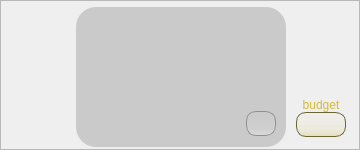
               <widget class="QFrame" name="frame_seat2">
                <property name="minimumSize">
                 <size>
                  <width>360</width>
                  <height>150</height>
                 </size>
                </property>
                <property name="maximumSize">
                 <size>
                  <width>360</width>
                  <height>150</height>
                 </size>
                </property>
                <property name="styleSheet">
                 <string notr="true">#frame_seat2_gainloss, #frame_seat2_budget{
border:none;
}

#frame_seat2_cards {
background-color: rgba(0,0,0,40);
border-radius: 20;
}

#frame_seat2_cards * {
background-color: transparent;
}

#label_seat2_total {
font: 16pt &quot;Forte&quot;;
color: white;
}

#frame_seat2_budget * {
font: 16pt &quot;Forte&quot;;
color: rgba(212,185,58,255);
}

#frame_seat2_budget_amount {
border-radius: 10px;
background-color: qlineargradient(spread:pad, x1:0.5, y1:0, x2:0.5, y2:1, stop:0 rgba(0, 0, 0, 0), stop: 0.7 rgba(212,185,58,25), stop:0.85 rgba(212,185,58,50), stop:1 rgba(212,185,58,75));
border: 1 solid rgb(104,102,50);
}

#label_seat2_budget_text {
font: 10pt &quot;Forte&quot;;
}

#label_seat2_total {
border-radius: 10px;
background-color: qlineargradient(spread:pad, x1:0.5, y1:0, x2:0.5, y2:1, stop:0 rgba(0, 0, 0, 0), stop: 0.7 rgba(255,255,255,25), stop:0.85 rgba(255,255,255,50), stop:1 rgba(255,255,255,75));
border:1 solid rgb(144,144,144)
}

#label_seat2_total_text {
font: 10pt &quot;Forte&quot;;
color: rgba(255,255,255,150)
}


</string>
                </property>
                <property name="frameShape">
                 <enum>QFrame::Shape::StyledPanel</enum>
                </property>
                <property name="frameShadow">
                 <enum>QFrame::Shadow::Raised</enum>
                </property>
                <layout class="QHBoxLayout" name="horizontalLayout_6">
                 <property name="spacing">
                  <number>5</number>
                 </property>
                 <property name="leftMargin">
                  <number>10</number>
                 </property>
                 <property name="topMargin">
                  <number>5</number>
                 </property>
                 <property name="rightMargin">
                  <number>0</number>
                 </property>
                 <property name="bottomMargin">
                  <number>0</number>
                 </property>
                 <item>
                  <widget class="QFrame" name="frame_seat2_gainloss">
                   <property name="minimumSize">
                    <size>
                     <width>60</width>
                     <height>140</height>
                    </size>
                   </property>
                   <property name="maximumSize">
                    <size>
                     <width>60</width>
                     <height>140</height>
                    </size>
                   </property>
                   <property name="frameShape">
                    <enum>QFrame::Shape::StyledPanel</enum>
                   </property>
                   <property name="frameShadow">
                    <enum>QFrame::Shadow::Raised</enum>
                   </property>
                   <layout class="QVBoxLayout" name="verticalLayout_13">
                    <property name="spacing">
                     <number>5</number>
                    </property>
                    <property name="leftMargin">
                     <number>0</number>
                    </property>
                    <property name="topMargin">
                     <number>20</number>
                    </property>
                    <property name="rightMargin">
                     <number>0</number>
                    </property>
                    <property name="bottomMargin">
                     <number>5</number>
                    </property>
                    <item alignment="Qt::AlignmentFlag::AlignHCenter">
                     <widget class="QLabel" name="label_seat2_budget_chips">
                      <property name="minimumSize">
                       <size>
                        <width>50</width>
                        <height>50</height>
                       </size>
                      </property>
                      <property name="maximumSize">
                       <size>
                        <width>50</width>
                        <height>50</height>
                       </size>
                      </property>
                      <property name="styleSheet">
                       <string notr="true"/>
                      </property>
                      <property name="lineWidth">
                       <number>1</number>
                      </property>
                      <property name="text">
                       <string/>
                      </property>
                      <property name="scaledContents">
                       <bool>true</bool>
                      </property>
                      <property name="margin">
                       <number>0</number>
                      </property>
                     </widget>
                    </item>
                    <item>
                     <spacer name="verticalSpacer_17">
                      <property name="orientation">
                       <enum>Qt::Orientation::Vertical</enum>
                      </property>
                      <property name="sizeHint" stdset="0">
                       <size>
                        <width>20</width>
                        <height>40</height>
                       </size>
                      </property>
                     </spacer>
                    </item>
                    <item alignment="Qt::AlignmentFlag::AlignHCenter">
                     <widget class="QLabel" name="label_seat2_martini">
                      <property name="minimumSize">
                       <size>
                        <width>50</width>
                        <height>50</height>
                       </size>
                      </property>
                      <property name="maximumSize">
                       <size>
                        <width>50</width>
                        <height>50</height>
                       </size>
                      </property>
                      <property name="text">
                       <string/>
                      </property>
                      <property name="scaledContents">
                       <bool>true</bool>
                      </property>
                     </widget>
                    </item>
                   </layout>
                  </widget>
                 </item>
                 <item>
                  <widget class="QFrame" name="frame_seat2_cards">
                   <property name="minimumSize">
                    <size>
                     <width>210</width>
                     <height>140</height>
                    </size>
                   </property>
                   <property name="maximumSize">
                    <size>
                     <width>210</width>
                     <height>140</height>
                    </size>
                   </property>
                   <property name="frameShape">
                    <enum>QFrame::Shape::StyledPanel</enum>
                   </property>
                   <property name="frameShadow">
                    <enum>QFrame::Shadow::Raised</enum>
                   </property>
                   <widget class="QLabel" name="label_seat2_card9">
                    <property name="geometry">
                     <rect>
                      <x>135</x>
                      <y>25</y>
                      <width>48</width>
                      <height>58</height>
                     </rect>
                    </property>
                    <property name="text">
                     <string/>
                    </property>
                    <property name="pixmap">
                     <pixmap>:/cards/resources/king.png</pixmap>
                    </property>
                    <property name="scaledContents">
                     <bool>true</bool>
                    </property>
                   </widget>
                   <widget class="QLabel" name="label_seat2_card6">
                    <property name="geometry">
                     <rect>
                      <x>90</x>
                      <y>40</y>
                      <width>48</width>
                      <height>58</height>
                     </rect>
                    </property>
                    <property name="text">
                     <string/>
                    </property>
                    <property name="pixmap">
                     <pixmap>:/cards/resources/king.png</pixmap>
                    </property>
                    <property name="scaledContents">
                     <bool>true</bool>
                    </property>
                   </widget>
                   <widget class="QLabel" name="label_seat2_card10">
                    <property name="geometry">
                     <rect>
                      <x>150</x>
                      <y>20</y>
                      <width>48</width>
                      <height>58</height>
                     </rect>
                    </property>
                    <property name="text">
                     <string/>
                    </property>
                    <property name="pixmap">
                     <pixmap>:/cards/resources/king.png</pixmap>
                    </property>
                    <property name="scaledContents">
                     <bool>true</bool>
                    </property>
                   </widget>
                   <widget class="QLabel" name="label_seat2_card3">
                    <property name="geometry">
                     <rect>
                      <x>45</x>
                      <y>55</y>
                      <width>48</width>
                      <height>58</height>
                     </rect>
                    </property>
                    <property name="text">
                     <string/>
                    </property>
                    <property name="pixmap">
                     <pixmap>:/cards/resources/king.png</pixmap>
                    </property>
                    <property name="scaledContents">
                     <bool>true</bool>
                    </property>
                   </widget>
                   <widget class="QLabel" name="label_seat2_card1">
                    <property name="geometry">
                     <rect>
                      <x>15</x>
                      <y>65</y>
                      <width>48</width>
                      <height>58</height>
                     </rect>
                    </property>
                    <property name="text">
                     <string/>
                    </property>
                    <property name="pixmap">
                     <pixmap>:/cards/resources/10.png</pixmap>
                    </property>
                    <property name="scaledContents">
                     <bool>true</bool>
                    </property>
                   </widget>
                   <widget class="QLabel" name="label_seat2_card5">
                    <property name="geometry">
                     <rect>
                      <x>75</x>
                      <y>45</y>
                      <width>48</width>
                      <height>58</height>
                     </rect>
                    </property>
                    <property name="text">
                     <string/>
                    </property>
                    <property name="pixmap">
                     <pixmap>:/cards/resources/king.png</pixmap>
                    </property>
                    <property name="scaledContents">
                     <bool>true</bool>
                    </property>
                   </widget>
                   <widget class="QLabel" name="label_seat2_card2">
                    <property name="geometry">
                     <rect>
                      <x>30</x>
                      <y>60</y>
                      <width>48</width>
                      <height>58</height>
                     </rect>
                    </property>
                    <property name="text">
                     <string/>
                    </property>
                    <property name="pixmap">
                     <pixmap>:/cards/resources/8.png</pixmap>
                    </property>
                    <property name="scaledContents">
                     <bool>true</bool>
                    </property>
                   </widget>
                   <widget class="QLabel" name="label_seat2_card4">
                    <property name="geometry">
                     <rect>
                      <x>60</x>
                      <y>50</y>
                      <width>48</width>
                      <height>58</height>
                     </rect>
                    </property>
                    <property name="text">
                     <string/>
                    </property>
                    <property name="pixmap">
                     <pixmap>:/cards/resources/king.png</pixmap>
                    </property>
                    <property name="scaledContents">
                     <bool>true</bool>
                    </property>
                   </widget>
                   <widget class="QLabel" name="label_seat2_card8">
                    <property name="geometry">
                     <rect>
                      <x>120</x>
                      <y>30</y>
                      <width>48</width>
                      <height>58</height>
                     </rect>
                    </property>
                    <property name="text">
                     <string/>
                    </property>
                    <property name="pixmap">
                     <pixmap>:/cards/resources/king.png</pixmap>
                    </property>
                    <property name="scaledContents">
                     <bool>true</bool>
                    </property>
                   </widget>
                   <widget class="QLabel" name="label_seat2_card7">
                    <property name="geometry">
                     <rect>
                      <x>105</x>
                      <y>35</y>
                      <width>48</width>
                      <height>58</height>
                     </rect>
                    </property>
                    <property name="text">
                     <string/>
                    </property>
                    <property name="pixmap">
                     <pixmap>:/cards/resources/king.png</pixmap>
                    </property>
                    <property name="scaledContents">
                     <bool>true</bool>
                    </property>
                   </widget>
                   <widget class="QFrame" name="frame_seat2_total">
                    <property name="geometry">
                     <rect>
                      <x>160</x>
                      <y>80</y>
                      <width>50</width>
                      <height>50</height>
                     </rect>
                    </property>
                    <property name="minimumSize">
                     <size>
                      <width>50</width>
                      <height>50</height>
                     </size>
                    </property>
                    <property name="maximumSize">
                     <size>
                      <width>50</width>
                      <height>50</height>
                     </size>
                    </property>
                    <property name="styleSheet">
                     <string notr="true"/>
                    </property>
                    <property name="frameShape">
                     <enum>QFrame::Shape::StyledPanel</enum>
                    </property>
                    <property name="frameShadow">
                     <enum>QFrame::Shadow::Raised</enum>
                    </property>
                    <layout class="QVBoxLayout" name="verticalLayout_10">
                     <property name="spacing">
                      <number>0</number>
                     </property>
                     <property name="leftMargin">
                      <number>0</number>
                     </property>
                     <property name="topMargin">
                      <number>5</number>
                     </property>
                     <property name="rightMargin">
                      <number>0</number>
                     </property>
                     <property name="bottomMargin">
                      <number>0</number>
                     </property>
                     <item>
                      <spacer name="verticalSpacer">
                       <property name="orientation">
                        <enum>Qt::Orientation::Vertical</enum>
                       </property>
                       <property name="sizeHint" stdset="0">
                        <size>
                         <width>20</width>
                         <height>40</height>
                        </size>
                       </property>
                      </spacer>
                     </item>
                     <item alignment="Qt::AlignmentFlag::AlignHCenter">
                      <widget class="QLabel" name="label_seat2_total">
                       <property name="minimumSize">
                        <size>
                         <width>30</width>
                         <height>25</height>
                        </size>
                       </property>
                       <property name="maximumSize">
                        <size>
                         <width>30</width>
                         <height>25</height>
                        </size>
                       </property>
                       <property name="styleSheet">
                        <string notr="true"/>
                       </property>
                       <property name="text">
                        <string/>
                       </property>
                       <property name="scaledContents">
                        <bool>true</bool>
                       </property>
                       <property name="alignment">
                        <set>Qt::AlignmentFlag::AlignCenter</set>
                       </property>
                      </widget>
                     </item>
                    </layout>
                   </widget>
                   <widget class="QLabel" name="label_seat2_agent_name">
                    <property name="geometry">
                     <rect>
                      <x>10</x>
                      <y>0</y>
                      <width>191</width>
                      <height>41</height>
                     </rect>
                    </property>
                    <property name="styleSheet">
                     <string notr="true">color: rgba(53,63,46,255);
font: 10pt &quot;Forte&quot;;</string>
                    </property>
                    <property name="text">
                     <string>&lt;html&gt;&lt;head/&gt;&lt;body&gt;&lt;p&gt;&lt;br/&gt;&lt;/p&gt;&lt;/body&gt;&lt;/html&gt;</string>
                    </property>
                    <property name="alignment">
                     <set>Qt::AlignmentFlag::AlignHCenter|Qt::AlignmentFlag::AlignTop</set>
                    </property>
                    <property name="wordWrap">
                     <bool>true</bool>
                    </property>
                   </widget>
                   <zorder>label_seat2_card1</zorder>
                   <zorder>label_seat2_card2</zorder>
                   <zorder>label_seat2_card3</zorder>
                   <zorder>label_seat2_card4</zorder>
                   <zorder>label_seat2_card5</zorder>
                   <zorder>label_seat2_card6</zorder>
                   <zorder>label_seat2_card7</zorder>
                   <zorder>label_seat2_card8</zorder>
                   <zorder>label_seat2_card9</zorder>
                   <zorder>label_seat2_card10</zorder>
                   <zorder>frame_seat2_total</zorder>
                   <zorder>label_seat2_agent_name</zorder>
                  </widget>
                 </item>
                 <item>
                  <widget class="QFrame" name="frame_seat2_budget">
                   <property name="minimumSize">
                    <size>
                     <width>60</width>
                     <height>140</height>
                    </size>
                   </property>
                   <property name="maximumSize">
                    <size>
                     <width>60</width>
                     <height>140</height>
                    </size>
                   </property>
                   <property name="styleSheet">
                    <string notr="true"/>
                   </property>
                   <property name="frameShape">
                    <enum>QFrame::Shape::StyledPanel</enum>
                   </property>
                   <property name="frameShadow">
                    <enum>QFrame::Shadow::Raised</enum>
                   </property>
                   <layout class="QVBoxLayout" name="verticalLayout_9">
                    <property name="spacing">
                     <number>0</number>
                    </property>
                    <property name="leftMargin">
                     <number>0</number>
                    </property>
                    <property name="topMargin">
                     <number>20</number>
                    </property>
                    <property name="rightMargin">
                     <number>0</number>
                    </property>
                    <property name="bottomMargin">
                     <number>10</number>
                    </property>
                    <item alignment="Qt::AlignmentFlag::AlignHCenter">
                     <widget class="QLabel" name="label_seat2_status">
                      <property name="minimumSize">
                       <size>
                        <width>50</width>
                        <height>50</height>
                       </size>
                      </property>
                      <property name="maximumSize">
                       <size>
                        <width>44</width>
                        <height>50</height>
                       </size>
                      </property>
                      <property name="text">
                       <string/>
                      </property>
                      <property name="scaledContents">
                       <bool>true</bool>
                      </property>
                     </widget>
                    </item>
                    <item>
                     <spacer name="verticalSpacer_5">
                      <property name="orientation">
                       <enum>Qt::Orientation::Vertical</enum>
                      </property>
                      <property name="sizeHint" stdset="0">
                       <size>
                        <width>20</width>
                        <height>40</height>
                       </size>
                      </property>
                     </spacer>
                    </item>
                    <item alignment="Qt::AlignmentFlag::AlignHCenter">
                     <widget class="QLabel" name="label_seat2_budget_text">
                      <property name="styleSheet">
                       <string notr="true"/>
                      </property>
                      <property name="text">
                       <string>budget</string>
                      </property>
                      <property name="alignment">
                       <set>Qt::AlignmentFlag::AlignCenter</set>
                      </property>
                     </widget>
                    </item>
                    <item alignment="Qt::AlignmentFlag::AlignHCenter">
                     <widget class="QFrame" name="frame_seat2_budget_amount">
                      <property name="minimumSize">
                       <size>
                        <width>50</width>
                        <height>25</height>
                       </size>
                      </property>
                      <property name="maximumSize">
                       <size>
                        <width>50</width>
                        <height>25</height>
                       </size>
                      </property>
                      <property name="frameShape">
                       <enum>QFrame::Shape::StyledPanel</enum>
                      </property>
                      <property name="frameShadow">
                       <enum>QFrame::Shadow::Raised</enum>
                      </property>
                      <layout class="QHBoxLayout" name="horizontalLayout_24">
                       <property name="spacing">
                        <number>0</number>
                       </property>
                       <property name="leftMargin">
                        <number>0</number>
                       </property>
                       <property name="topMargin">
                        <number>0</number>
                       </property>
                       <property name="rightMargin">
                        <number>0</number>
                       </property>
                       <property name="bottomMargin">
                        <number>0</number>
                       </property>
                       <item>
                        <spacer name="frame_seat2_spacer_2">
                         <property name="orientation">
                          <enum>Qt::Orientation::Horizontal</enum>
                         </property>
                         <property name="sizeHint" stdset="0">
                          <size>
                           <width>40</width>
                           <height>20</height>
                          </size>
                         </property>
                        </spacer>
                       </item>
                       <item>
                        <widget class="QLabel" name="label_seat2_budget_amount">
                         <property name="minimumSize">
                          <size>
                           <width>0</width>
                           <height>0</height>
                          </size>
                         </property>
                         <property name="maximumSize">
                          <size>
                           <width>16777215</width>
                           <height>16777215</height>
                          </size>
                         </property>
                         <property name="layoutDirection">
                          <enum>Qt::LayoutDirection::RightToLeft</enum>
                         </property>
                         <property name="text">
                          <string>&lt;html&gt;&lt;head/&gt;&lt;body&gt;&lt;p align=&quot;right&quot;&gt;&lt;br/&gt;&lt;/p&gt;&lt;/body&gt;&lt;/html&gt;</string>
                         </property>
                         <property name="scaledContents">
                          <bool>true</bool>
                         </property>
                        </widget>
                       </item>
                       <item>
                        <spacer name="frame_seat2_spacer_1">
                         <property name="orientation">
                          <enum>Qt::Orientation::Horizontal</enum>
                         </property>
                         <property name="sizeHint" stdset="0">
                          <size>
                           <width>40</width>
                           <height>20</height>
                          </size>
                         </property>
                        </spacer>
                       </item>
                      </layout>
                     </widget>
                    </item>
                   </layout>
                  </widget>
                 </item>
                 <item>
                  <spacer name="horizontalSpacer_14">
                   <property name="orientation">
                    <enum>Qt::Orientation::Horizontal</enum>
                   </property>
                   <property name="sizeHint" stdset="0">
                    <size>
                     <width>40</width>
                     <height>20</height>
                    </size>
                   </property>
                  </spacer>
                 </item>
                </layout>
               </widget>
